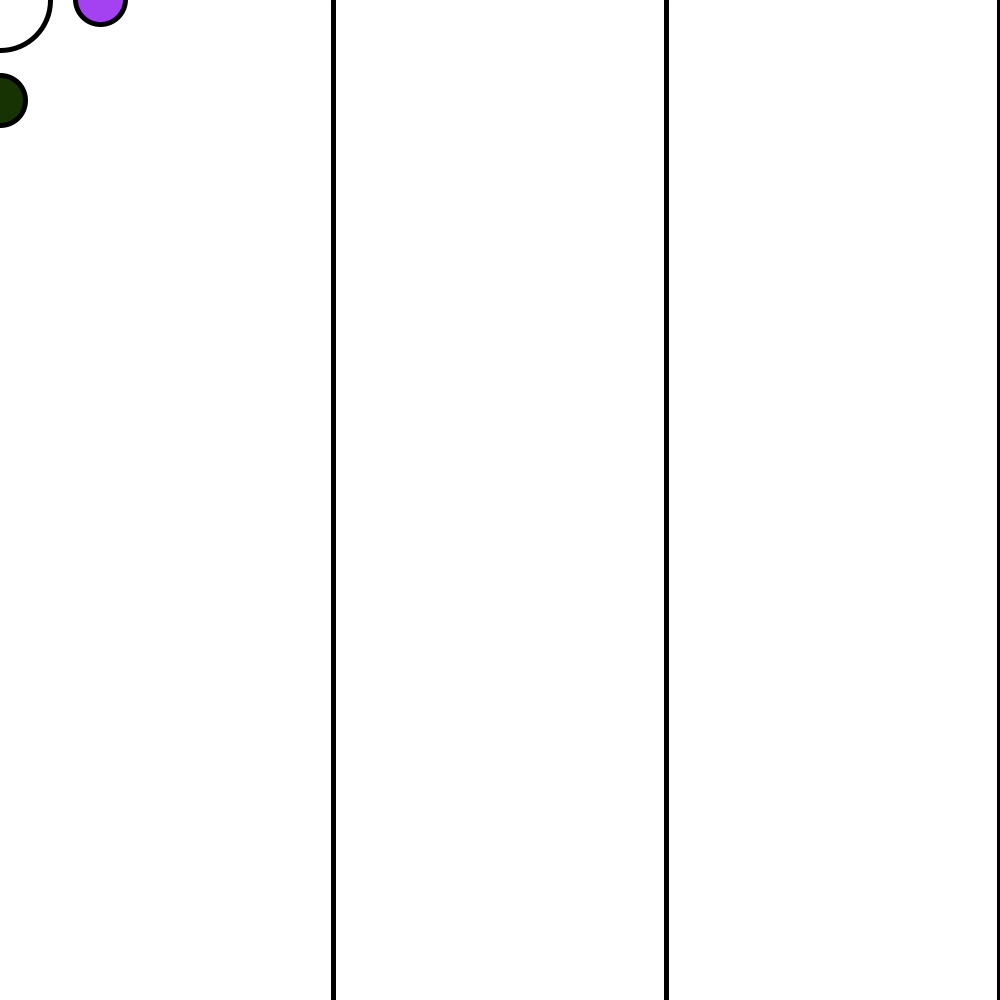
Frame 1 (no input)
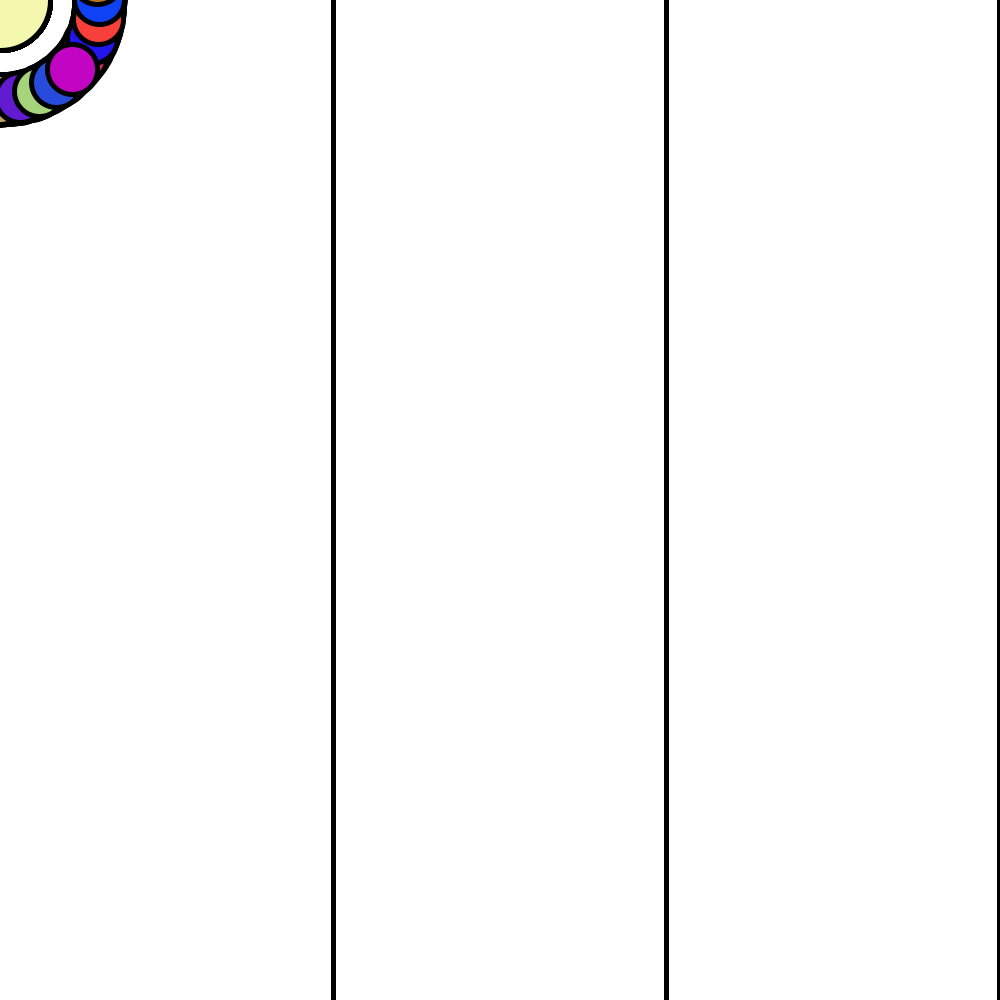
Frame 60 (the mouse pressed at the canvas centre just before this capture)
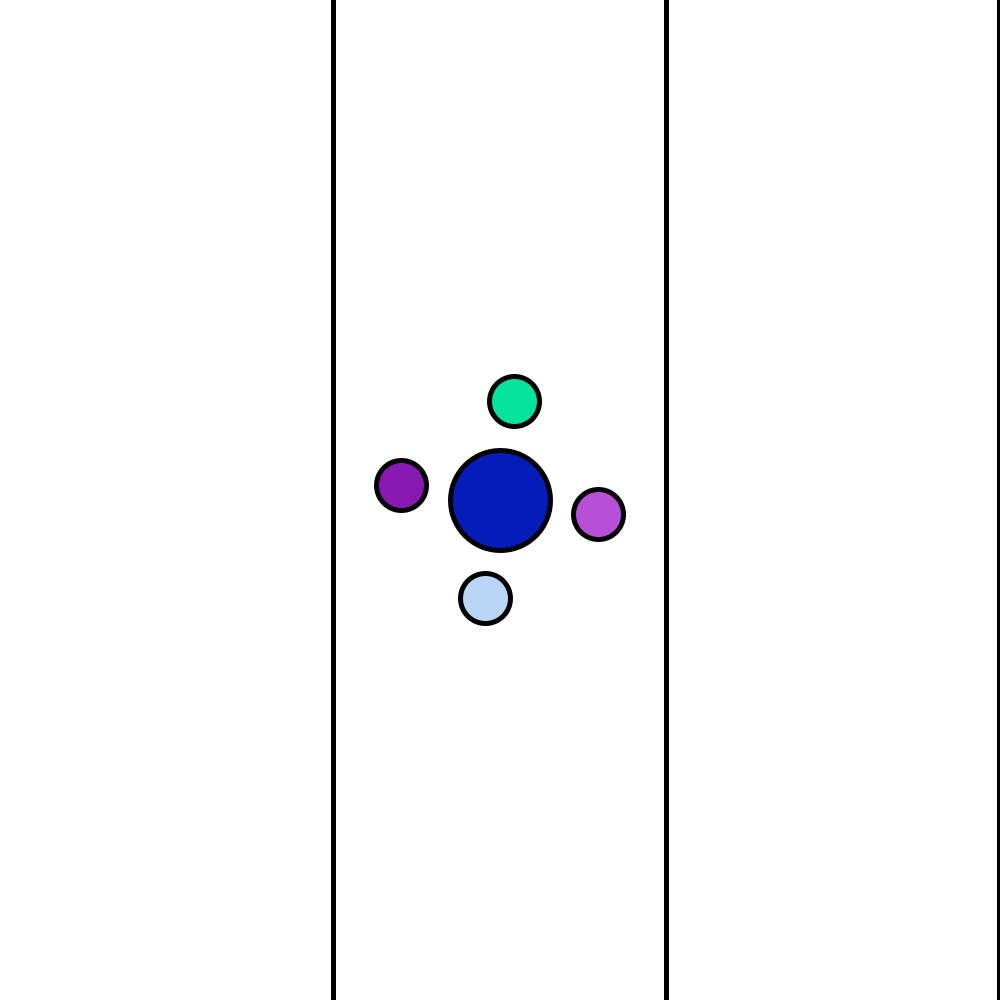
Frame 120 (the mouse held since frame 60 and released just before this capture)

The Processing sketch that drew these frames (run headless with seeded random() and noise(); from frame 60 on, the mouse is pressed at the canvas centre):

// Processing sketch: processing_170726
// ── processing_170726.pde

void setup() {
  background(255);
  size(1000, 1000); //sets the canvas to 1000 by 1000 pixels
}
float angle = 0; //sets the initial position of the circle
float speed = 0.1; //sets the speed of rotation
int radius = 100; //sets the distance between the smaller and bigger circles

//defines the function circle and sets parameter angle
void circle(float angle) {
  float x = mouseX + sin(angle) * radius; // sets the x coordinate to be (radius) units away from the position of mouseX 
  float y = mouseY + cos(angle) * radius; // sets the y coordinate of the circle to be (radius) units away from the position of mouseX 
  fill(random(255), random(255), random(255)); // sets the color of the ellipse to a random color
  ellipse(x, y, 50, 50); // draws an ellipse based on the variables x and y, where x represents the x coordinate of the circle while y represents the y coordinate of the circle 
  angle = angle + speed; // moves the circle
}

void draw() {
//if the mouse is pressed, then a white layer will cover the original, making it appear as if the background was resetted
if (mousePressed) {   
background(255);
  }
  strokeWeight(5); //thickens the stroke of the line  
//a loop that repeats once 
for (float i=width/3; i<width; i+= width/3) { 
    line(i, 0, i, height); //draws a line
  }
  ellipse(mouseX, mouseY, 100, 100); //draws an ellipse that follows the mouse
  circle(angle + HALF_PI);//draws an ellipse to the right relative to the center circle
  circle(angle + PI);//draws an ellipse to the top relative to the center circle
  circle(angle + 1.5 * PI);//draws an ellipse to the left relative to the center circle
  circle(angle); //draws an ellipse on the bottom relative to the center circle
  //Creates a condition to test whether the x coordinate of the mouse is less than ⅓ of the width or greater than ⅔ of the width. The speed will increase by 0.1 if the width is less than ⅓ of it and increase by 0.5 if the width is greater than ⅔ of the width. If neither condition is true, the speed will increase by 0.2
if (mouseX<=width/3) {     
speed = speed + 0.1; // increase speed by 0.1
    angle = angle + speed;
  } else if (mouseX>=width * 2/3) {
    speed = speed + 0.5; //increases speed by 0.5
    angle = angle + speed;
  } else {
    speed = speed + 0.2; // increases speed by 0.2
    angle = angle + speed;
  }
  speed= 0.1; //resets speed back to 0.1
}
